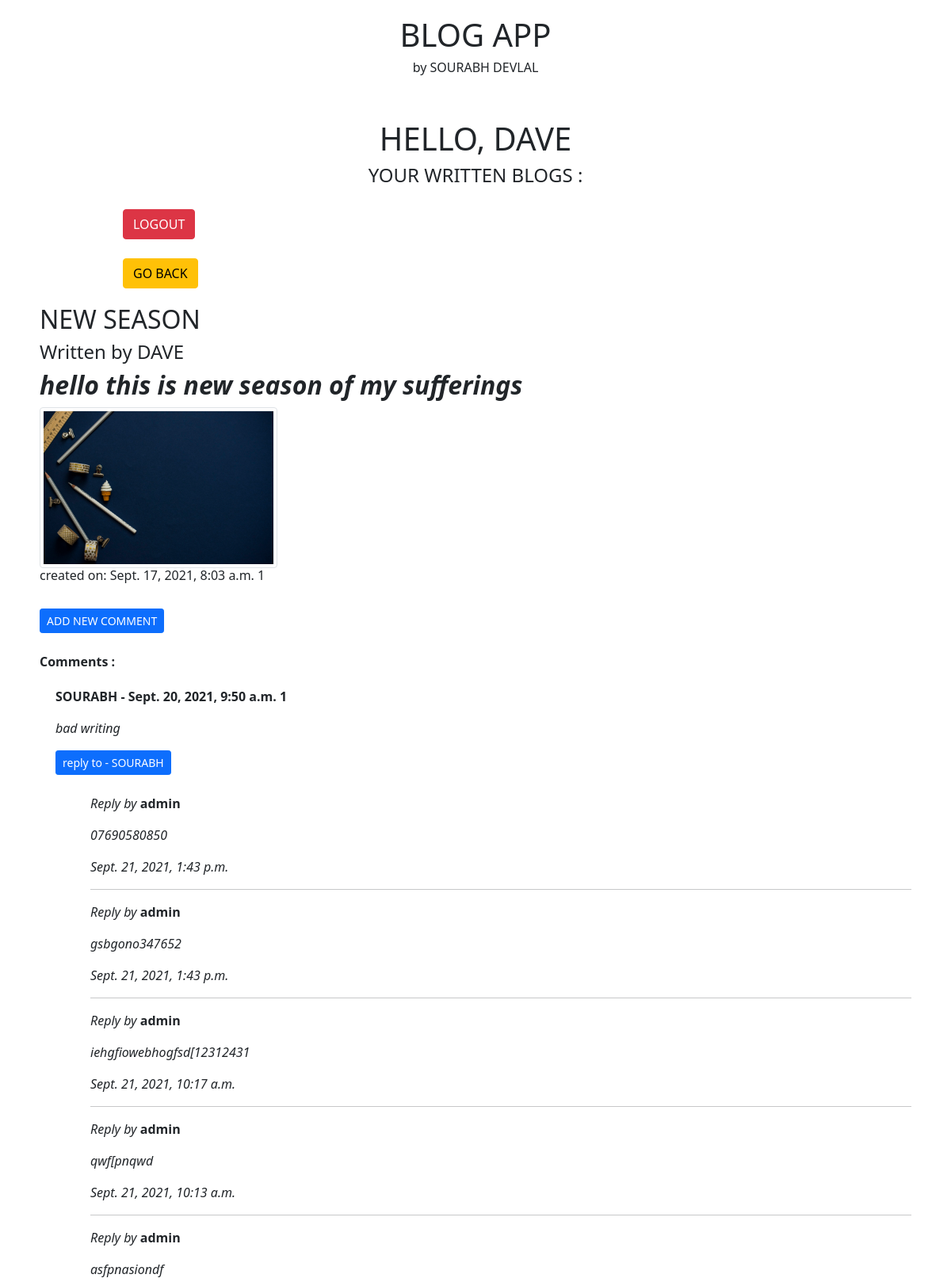
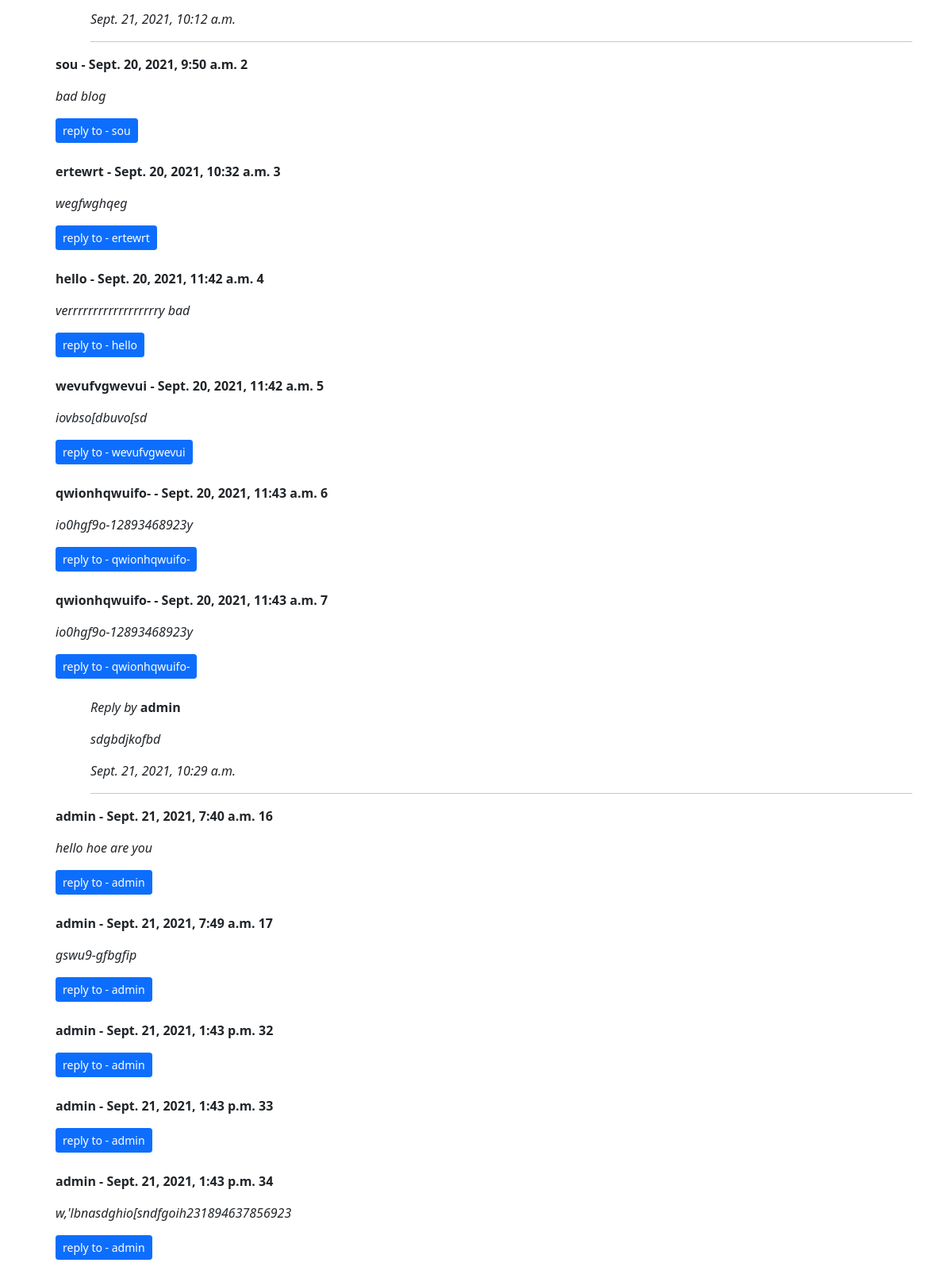
The page /singleblog/1/ (signed in) on the database its author committed (2 pictures, top to bottom).
### app/models.py (models this page shows, shortened)
class Post(models.Model):
    user = models.ForeignKey(User, on_delete=models.CASCADE)
    post_author = models.CharField(max_length=70)
    post_title = models.CharField(max_length=100)
    post_content = RichTextField(blank=True, null=True)
    creation_date = models.DateTimeField(auto_now_add=True)
    post_image = models.ImageField(upload_to="myimage", null=True)
    likes = models.ManyToManyField(User, related_name='blog_posts')

class Comment(models.Model):
    post = models.ForeignKey(Post, related_name='comments', on_delete=models.CASCADE)
    name = models.CharField(max_length=70)
    body = models.TextField(max_length=1000)
    creation_date = models.DateTimeField(auto_now_add=True)
    parent = models.ForeignKey('self', on_delete=models.CASCADE, blank=True, null=True, related_name="+")
    @property
    def children(self):
        print("hello this is model running----------------------------------------------")
        return Comment.objects.filter(parent=self).order_by('-creation_date').all()
    @property
    def is_parent(self):
        if self.parent is None:
            return True
        return False

### app/views.py (the view)
# urls.py: path('singleblog/<int:pk>/', views.single_blog, name='single_blog'),
def single_blog(request, pk):
    if request.user.is_authenticated:
        blog = Post.objects.get(id=pk)
        print(blog.id)
        comment = Comment.objects.filter(post=blog)
        for x in comment:
            print(x.body, '-----------comment body')
        return render(request, 'singleblog.html', {'content': blog, 'comment': comment})
    else:
        return HttpResponseRedirect('/home/')

### app/templates/singleblog.html (shortened to what this page needs)
<!doctype html>
<html lang="en">
  <head>
    <link href="https://cdn.jsdelivr.net/npm/bootstrap@5.1.1/dist/css/bootstrap.min.css" rel="stylesheet">
{% load static %}
  </head>
  <body>
    <div class="container-sm" style="text-align:center; padding: 20px;">
      <h1>BLOG APP</h1>
      <h6>by SOURABH DEVLAL</h6>
      <br>
      <br>
      {% if user.is_authenticated %}
        <h1 style="  text-transform: uppercase;">Hello, {{user}}</h1>
        <h4>YOUR WRITTEN BLOGS : </h4>
      {% else %}
        <h1 style="  text-transform: uppercase;">Hello, {{user}}</h1>
      {% endif %}
    </div>
    <a href="{% url 'logout' %}" style="padding: 5px; margin: 0 0 0 150px;"><button class="btn btn-danger"> LOGOUT </button></a>
    <br><br>
    <a href="{% url 'home' %}" style="padding: 5px; margin: 0 0 0 150px;"><button class="btn btn-warning"> GO BACK </button></a>
    <div class="container-sm" style="border:0; text-decoration:none; outline:none text-align:center; padding: 20px;">
      <h2 style="  text-transform: uppercase;">{{content.post_title}}</h2>
      <h4>Written by {{content.post_author}}</h4>
      <h5>{{content.post_content|safe}}</h5>
        {% if content.post_image %}
        <img src="{{content.post_image.url}}" alt="Blog Image" class="img-thumbnail rounded float-left" style="width: 300px;">
        {% endif %}
      <h6>created on: {{content.creation_date}} {{content.pk}}</h6>
        <br>
        <button class="btn btn-primary btn-sm" id="comment_btn" onclick="commentToggle()">ADD NEW COMMENT</button>
        <br>
        <br>
      <b>Comments : </b>
      <div class="container-sm" style="border:0; text-decoration:none; outline:none text-align:center; padding: 20px;">
          {% for x in comment %}
          {% if x.is_parent %}
          <p><strong>{{x.name}} - {{x.creation_date}} {{x.id}}</strong></p>
          <p><em>{{x.body}}</em></p>
          <button class="btn btn-primary btn-sm" id="reply_btn" onclick="commentReplyToggle('{{x.id}}')">reply to - {{x.name}}</button>
          <br>
          <br>
          <div class="container-sm" style="margin-left: 2rem;">
              {% for child_comment in x.children %}
              <p><em> Reply by  </em><strong> {{child_comment.name}}</strong></p>
              <p><em>{{child_comment.body}}</em></p>
              <p><em>{{child_comment.creation_date}}</em></p>
              <hr>
              {% endfor %}
          </div>
          {% endif %}
          {% endfor %}
      </div>
    </div>
  </body>
</html>

### rows shown on the page
Post: post_title "NEW SEASON", post_author "DAVE", post_content "hello this is new season of my sufferings", post_image (picture), creation_date "Sept. 17, 2021, 8:03 a.m.", pk "1"
Comment: name "SOURABH", creation_date "Sept. 20, 2021, 9:50 a.m.", id "1", body "bad writing"
Comment: name "admin", body "07690580850", creation_date "Sept. 21, 2021, 1:43 p.m."
Comment: name "admin", body "gsbgono347652", creation_date "Sept. 21, 2021, 1:43 p.m."
Comment: name "admin", body "iehgfiowebhogfsd[12312431", creation_date "Sept. 21, 2021, 10:17 a.m."
Comment: name "admin", body "qwf[pnqwd", creation_date "Sept. 21, 2021, 10:13 a.m."
Comment: name "admin", body "asfpnasiondf", creation_date "Sept. 21, 2021, 10:12 a.m."
Comment: name "sou", creation_date "Sept. 20, 2021, 9:50 a.m.", id "2", body "bad blog"
Comment: name "ertewrt", creation_date "Sept. 20, 2021, 10:32 a.m.", id "3", body "wegfwghqeg"
Comment: name "hello", creation_date "Sept. 20, 2021, 11:42 a.m.", id "4", body "verrrrrrrrrrrrrrrrrry bad"
Comment: name "wevufvgwevui", creation_date "Sept. 20, 2021, 11:42 a.m.", id "5", body "iovbso[dbuvo[sd"
Comment: name "qwionhqwuifo-", creation_date "Sept. 20, 2021, 11:43 a.m.", id "6", body "io0hgf9o-12893468923y"
Comment: name "qwionhqwuifo-", creation_date "Sept. 20, 2021, 11:43 a.m.", id "7", body "io0hgf9o-12893468923y"
Comment: name "admin", body "sdgbdjkofbd", creation_date "Sept. 21, 2021, 10:29 a.m."
Comment: name "admin", creation_date "Sept. 21, 2021, 7:40 a.m.", id "16", body "hello hoe are you"
Comment: name "admin", creation_date "Sept. 21, 2021, 7:49 a.m.", id "17", body "gswu9-gfbgfip"
Comment: name "admin", creation_date "Sept. 21, 2021, 1:43 p.m.", id "32"
Comment: name "admin", creation_date "Sept. 21, 2021, 1:43 p.m.", id "33"
Comment: name "admin", creation_date "Sept. 21, 2021, 1:43 p.m.", id "34", body "w,'lbnasdghio[sndfgoih231894637856923"

### other values the page prints
{{ user }} "DAVE"
